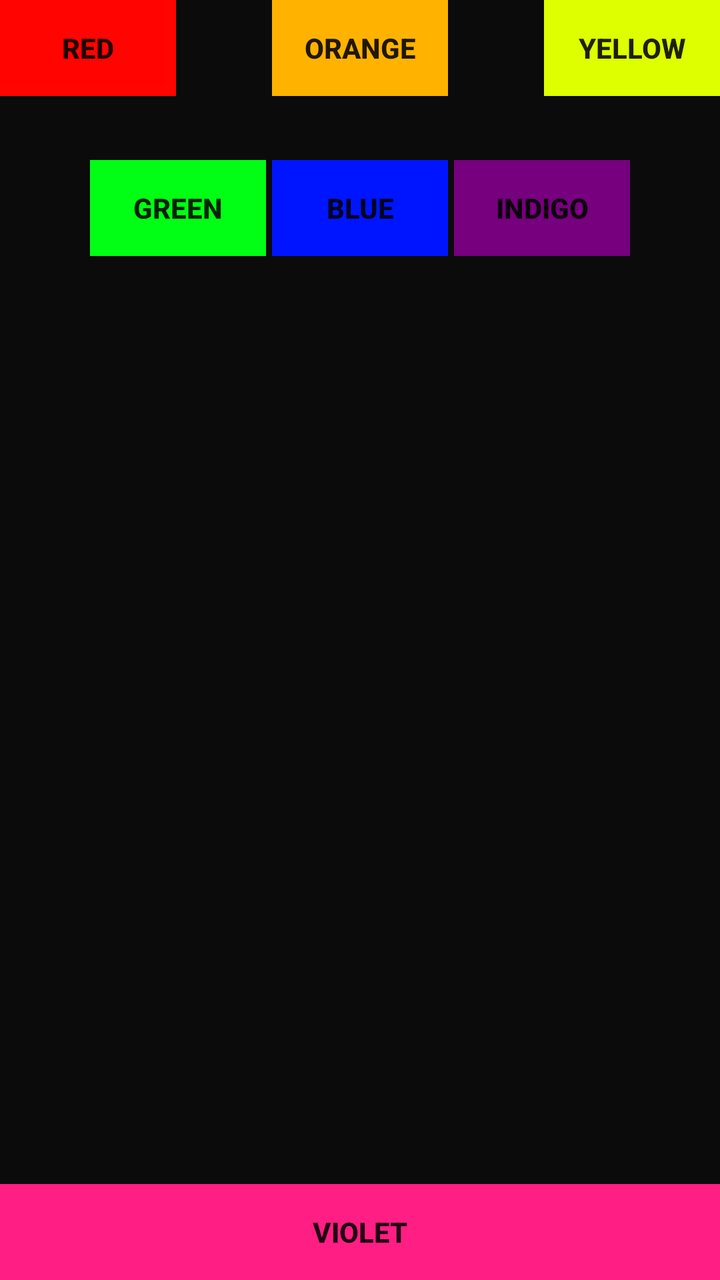
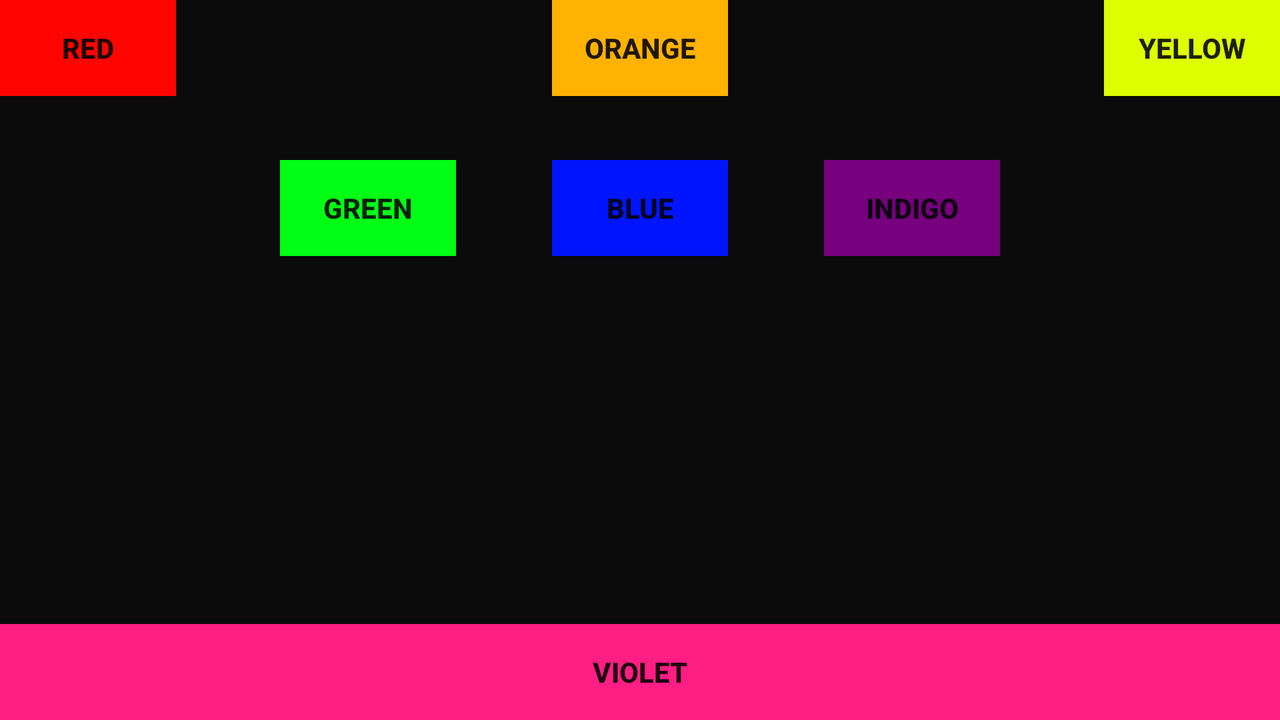

Compare how this app lays out the same screen by default and in its alternative resource folder. The renders come first, then the two layout files and the values they reference.
<!-- AndroidManifest.xml: application theme AppTheme -->
<!-- res/layout/activity_main_relative.xml -->
<?xml version="1.0" encoding="utf-8"?>
<RelativeLayout xmlns:android="http://schemas.android.com/apk/res/android"
    xmlns:app="http://schemas.android.com/apk/res-auto"
    xmlns:tools="http://schemas.android.com/tools"
    android:layout_width="match_parent"
    android:layout_height="match_parent"
    android:background="@color/black"
    android:orientation="vertical"
    tools:context=".MainActivity">

    <Button
        android:layout_width="wrap_content"
        android:layout_height="wrap_content"
        android:layout_alignParentStart="true"
        android:layout_alignParentTop="true"
        android:background="@color/red"
        android:text="@string/red"
        android:textStyle="bold" />

    <Button
        android:layout_width="wrap_content"
        android:layout_height="wrap_content"
        android:layout_alignParentTop="true"
        android:layout_centerHorizontal="true"
        android:background="@color/orange"
        android:text="@string/orange"
        android:textStyle="bold" />

    <Button
        android:layout_width="wrap_content"
        android:layout_height="wrap_content"
        android:layout_alignParentEnd="true"
        android:layout_alignParentTop="true"
        android:background="@color/yellow"
        android:text="@string/yellow"
        android:textStyle="bold"
        tools:ignore="RelativeOverlap" />

    <Button
        android:layout_width="wrap_content"
        android:layout_height="wrap_content"
        android:layout_centerHorizontal="true"
        android:layout_margin="80dp"
        android:background="@color/blue"
        android:text="@string/blue"
        android:textStyle="bold" />

    <Button
        android:layout_width="wrap_content"
        android:layout_height="wrap_content"
        android:layout_alignParentEnd="true"
        android:layout_alignParentTop="true"
        android:layout_marginEnd="45dp"
        android:layout_marginTop="80dp"
        android:background="@color/indigo"
        android:text="@string/indigo"
        android:textStyle="bold"
        tools:ignore="RelativeOverlap" />

    <Button
        android:layout_width="wrap_content"
        android:layout_height="wrap_content"
        android:layout_alignParentStart="true"
        android:layout_alignParentTop="true"
        android:layout_marginStart="45dp"
        android:layout_marginTop="80dp"
        android:background="@color/green"
        android:text="@string/green"
        android:textStyle="bold" />

    <Button
        android:layout_width="match_parent"
        android:layout_height="wrap_content"
        android:layout_alignParentBottom="true"
        android:layout_centerHorizontal="true"
        android:background="@color/violet"
        android:text="@string/violet"
        android:textStyle="bold" />
</RelativeLayout>
<!-- resources referenced by this layout -->
<resources>
  <color name="black">#0b0b0b</color>
  <color name="blue">#0015ff</color>
  <color name="green">#00ff15</color>
  <color name="indigo">#76007e</color>
  <color name="orange">#ffb300</color>
  <color name="red">#ff0400</color>
  <color name="violet">#ff1e83</color>
  <color name="yellow">#ddff00</color>
  <string name="blue">Blue</string>
  <string name="green">Green</string>
  <string name="indigo">Indigo</string>
  <string name="orange">Orange</string>
  <string name="red">Red</string>
  <string name="violet">Violet</string>
  <string name="yellow">Yellow</string>
  <style name="AppTheme" parent="Theme.AppCompat.Light.DarkActionBar">
          
          <item name="colorPrimary">@color/colorPrimary</item>
          <item name="colorPrimaryDark">@color/colorPrimaryDark</item>
          <item name="colorAccent">@color/colorAccent</item>
      </style>
  <color name="colorPrimary">#3F51B5</color>
  <color name="colorPrimaryDark">#303F9F</color>
  <color name="colorAccent">#FF4081</color>
</resources>
<!-- res/layout-land/activity_main_relative.xml (the repository's variant of the layout above) -->
<!-- drawn on the phone turned sideways -->
<?xml version="1.0" encoding="utf-8"?>
<RelativeLayout
    xmlns:android="http://schemas.android.com/apk/res/android"
    xmlns:tools="http://schemas.android.com/tools"
    android:layout_width="match_parent"
    android:layout_height="match_parent"
    android:background="@color/black">

    <Button
        android:layout_width="wrap_content"
        android:layout_height="wrap_content"
        android:layout_alignParentStart="true"
        android:layout_alignParentTop="true"
        android:background="@color/red"
        android:text="@string/red"
        android:textStyle="bold" />

    <Button
        android:layout_width="wrap_content"
        android:layout_height="wrap_content"
        android:layout_alignParentTop="true"
        android:layout_centerHorizontal="true"
        android:background="@color/orange"
        android:text="@string/orange1"
        android:textStyle="bold" />

    <Button
        android:layout_width="wrap_content"
        android:layout_height="wrap_content"
        android:layout_alignParentEnd="true"
        android:layout_alignParentTop="true"
        android:background="@color/yellow"
        android:text="@string/yellow1"
        android:textStyle="bold"
        tools:ignore="RelativeOverlap" />

    <Button
        android:layout_width="wrap_content"
        android:layout_height="wrap_content"
        android:layout_centerHorizontal="true"
        android:layout_margin="80dp"
        android:background="@color/blue"
        android:text="@string/blue1"
        android:textStyle="bold" />

    <Button
        android:layout_width="wrap_content"
        android:layout_height="wrap_content"
        android:layout_alignParentEnd="true"
        android:layout_alignParentTop="true"
        android:layout_marginEnd="140dp"
        android:layout_marginTop="80dp"
        android:background="@color/indigo"
        android:text="@string/indigo1"
        android:textStyle="bold"
        tools:ignore="RelativeOverlap" />

    <Button
        android:layout_width="wrap_content"
        android:layout_height="wrap_content"
        android:layout_alignParentStart="true"
        android:layout_alignParentTop="true"
        android:layout_marginStart="140dp"
        android:layout_marginTop="80dp"
        android:background="@color/green"
        android:text="@string/green1"
        android:textStyle="bold" />

    <Button
        android:layout_width="match_parent"
        android:layout_height="wrap_content"
        android:layout_alignParentBottom="true"
        android:layout_centerHorizontal="true"
        android:background="@color/violet"
        android:text="@string/violet1"
        android:textStyle="bold" />
</RelativeLayout>
<!-- resources referenced by the variant -->
<!-- as the phone turned sideways resolves them -->
<resources>
  <color name="black">#0b0b0b</color>
  <color name="blue">#0015ff</color>
  <color name="green">#00ff15</color>
  <color name="indigo">#76007e</color>
  <color name="orange">#ffb300</color>
  <color name="red">#ff0400</color>
  <color name="violet">#ff1e83</color>
  <color name="yellow">#ddff00</color>
  <string name="blue1">Blue</string>
  <string name="green1">Green</string>
  <string name="indigo1">Indigo</string>
  <string name="orange1">Orange</string>
  <string name="red">Red</string>
  <string name="violet1">Violet</string>
  <string name="yellow1">Yellow</string>
  <style name="AppTheme" parent="Theme.AppCompat.Light.DarkActionBar">
          
          <item name="colorPrimary">@color/colorPrimary</item>
          <item name="colorPrimaryDark">@color/colorPrimaryDark</item>
          <item name="colorAccent">@color/colorAccent</item>
      </style>
  <color name="colorPrimary">#3F51B5</color>
  <color name="colorPrimaryDark">#303F9F</color>
  <color name="colorAccent">#FF4081</color>
</resources>
